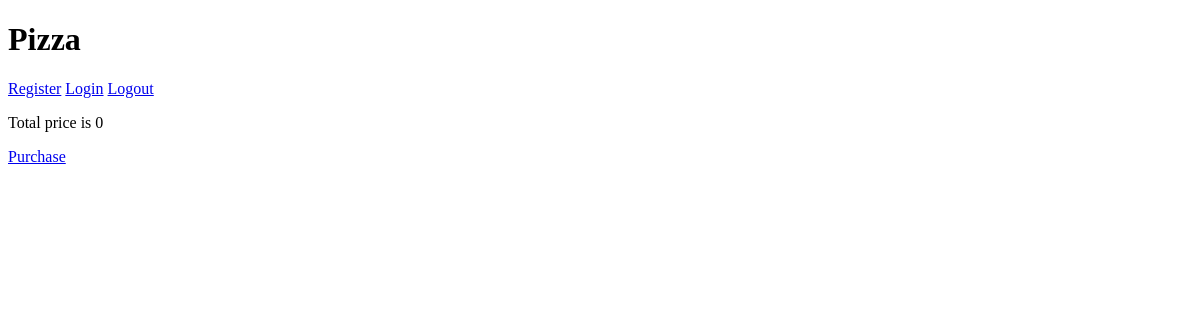
Page /carts (signed in) on the earlier database version.
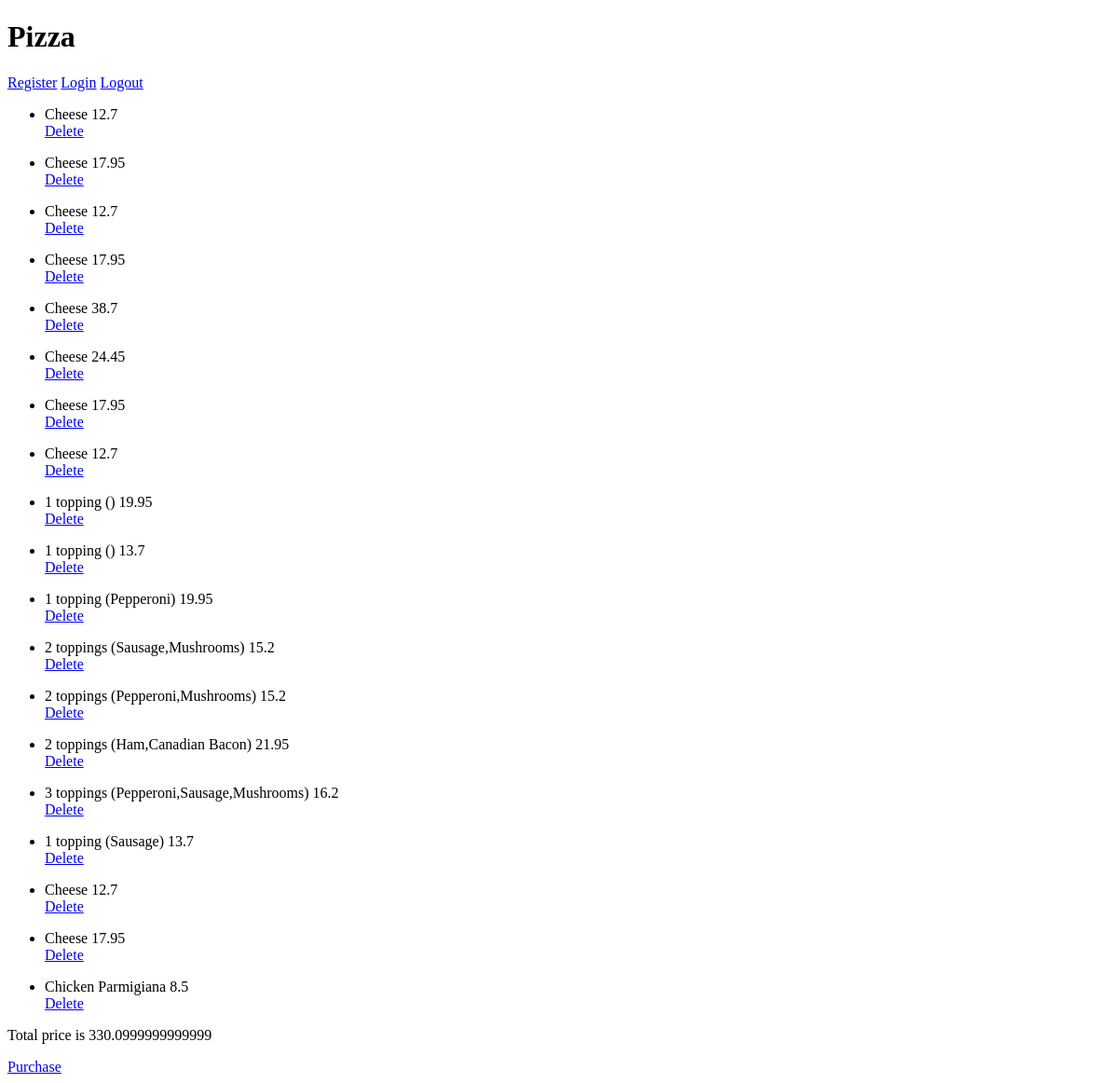
Same page on the later database version.
### pizza/models.py (models this page shows, shortened)
class Order(models.Model):
    item = models.TextField()
    user = models.ForeignKey(User, on_delete=models.CASCADE)
    price = models.FloatField(default=0.0)
    topping = models.ManyToManyField(Topping, blank=True, related_name='topping')

### pizza/views.py (the view)
# urls.py: path("carts", views.carts, name='carts'),
def carts(request):
    if not request.user.is_authenticated:
        return render(request, "pizza/login.html", {"message":None})
    shopping = Order.objects.filter(user=request.user)
    total_price = sum(float(i.price) for i in shopping)
    food = [([i.item, i.price], i.id) for i in shopping]
    context = {
        'food': food,
        'price': total_price
    }
    return render(request, "pizza/cart.html", context)

### pizza/templates/pizza/cart.html (shortened to what this page needs)
{% extends "pizza/layout.html" %}
{% block body %}
    <h1>Pizza</h1>
    <div id="carts">
        <a href="{% url 'register' %}">Register</a>
        <a href="{% url 'signin' %}">Login</a>
        <a href="{% url 'signout' %}">Logout</a>
            {% for item in food %}
            <ul>
                <li><span>{{ item.0.0 }}</span>  <span>{{ item.0.1 }}</span></li>
                <a href="{% url 'delete' item.1 %}">Delete</a>
            </ul>
            {% endfor %}
            <p>Total price is {{ price }}</p>
            <a href="{% url 'purchasing' %}">Purchase</a>
    </div>
{% endblock %}

Differences in the rows shown:
added Order: item "Cheese", price "12.7"
added Order: item "Cheese", price "17.95"
added Order: item "Cheese", price "12.7"
added Order: item "Cheese", price "17.95"
added Order: item "Cheese", price "38.7"
added Order: item "Cheese", price "24.45"
added Order: item "Cheese", price "17.95"
added Order: item "Cheese", price "12.7"
added Order: item "1 topping ()", price "19.95"
added Order: item "1 topping ()", price "13.7"
added Order: item "1 topping (Pepperoni)", price "19.95"
added Order: item "2 toppings (Sausage,Mushrooms)", price "15.2"
added Order: item "2 toppings (Pepperoni,Mushrooms)", price "15.2"
added Order: item "2 toppings (Ham,Canadian Bacon)", price "21.95"
added Order: item "3 toppings (Pepperoni,Sausage,Mushrooms)", price "16.2"
added Order: item "1 topping (Sausage)", price "13.7"
added Order: item "Cheese", price "12.7"
added Order: item "Cheese", price "17.95"
added Order: item "Chicken Parmigiana", price "8.5"
Other differences:
{{ price }}: "0" → "330.0999999999999"
new list line: "Delete"
